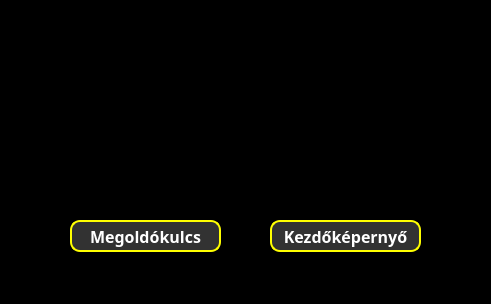
<?xml version="1.0" encoding="UTF-8"?>
<ui version="4.0">
 <class>MainWindow</class>
 <widget class="QMainWindow" name="MainWindow">
  <property name="geometry">
   <rect>
    <x>0</x>
    <y>0</y>
    <width>491</width>
    <height>304</height>
   </rect>
  </property>
  <property name="windowTitle">
   <string>Eredmény</string>
  </property>
  <property name="styleSheet">
   <string notr="true">* {
	background-color: black;
	font-size: 16pt;
	color: white;
}</string>
  </property>
  <widget class="QWidget" name="centralwidget">
   <widget class="QWidget" name="widget" native="true">
    <property name="geometry">
     <rect>
      <x>0</x>
      <y>0</y>
      <width>491</width>
      <height>271</height>
     </rect>
    </property>
    <property name="styleSheet">
     <string notr="true">* {
	background-color: black;
    font-size: 16px;
    font-weight: bold;
}</string>
    </property>
    <widget class="QLabel" name="infoLabel">
     <property name="enabled">
      <bool>true</bool>
     </property>
     <property name="geometry">
      <rect>
       <x>20</x>
       <y>20</y>
       <width>451</width>
       <height>171</height>
      </rect>
     </property>
     <property name="font">
      <font>
       <family>Corbel</family>
       <pointsize>12</pointsize>
       <bold>true</bold>
      </font>
     </property>
     <property name="layoutDirection">
      <enum>Qt::LeftToRight</enum>
     </property>
     <property name="styleSheet">
      <string notr="true">* {
	font-size: 12pt;
	color: white;
}</string>
     </property>
     <property name="frameShape">
      <enum>QFrame::NoFrame</enum>
     </property>
     <property name="text">
      <string/>
     </property>
     <property name="textFormat">
      <enum>Qt::PlainText</enum>
     </property>
     <property name="scaledContents">
      <bool>true</bool>
     </property>
     <property name="alignment">
      <set>Qt::AlignCenter</set>
     </property>
    </widget>
    <widget class="QPushButton" name="solutionButton">
     <property name="geometry">
      <rect>
       <x>70</x>
       <y>220</y>
       <width>151</width>
       <height>32</height>
      </rect>
     </property>
     <property name="font">
      <font>
       <family>Corbel</family>
       <pointsize>-1</pointsize>
       <bold>true</bold>
      </font>
     </property>
     <property name="styleSheet">
      <string notr="true">* {
	background-color: rgb(50, 50, 50);
	border: 2px solid yellow;
	border-radius: 10px;
	color: white;
}

*:hover {
	background-color: rgb(20, 20, 20);
	color: yellow;
}</string>
     </property>
     <property name="text">
      <string>Megoldókulcs</string>
     </property>
    </widget>
    <widget class="QPushButton" name="nextButton">
     <property name="geometry">
      <rect>
       <x>270</x>
       <y>220</y>
       <width>151</width>
       <height>32</height>
      </rect>
     </property>
     <property name="font">
      <font>
       <family>Corbel</family>
       <pointsize>-1</pointsize>
       <bold>true</bold>
      </font>
     </property>
     <property name="styleSheet">
      <string notr="true">* {
	background-color: rgb(50, 50, 50);
	border: 2px solid yellow;
	border-radius: 10px;
	color: white;
}

*:hover {
	background-color: rgb(20, 20, 20);
	color: yellow;
}</string>
     </property>
     <property name="text">
      <string>Kezdőképernyő</string>
     </property>
    </widget>
   </widget>
  </widget>
  <widget class="QStatusBar" name="statusbar"/>
 </widget>
 <resources/>
 <connections/>
</ui>
